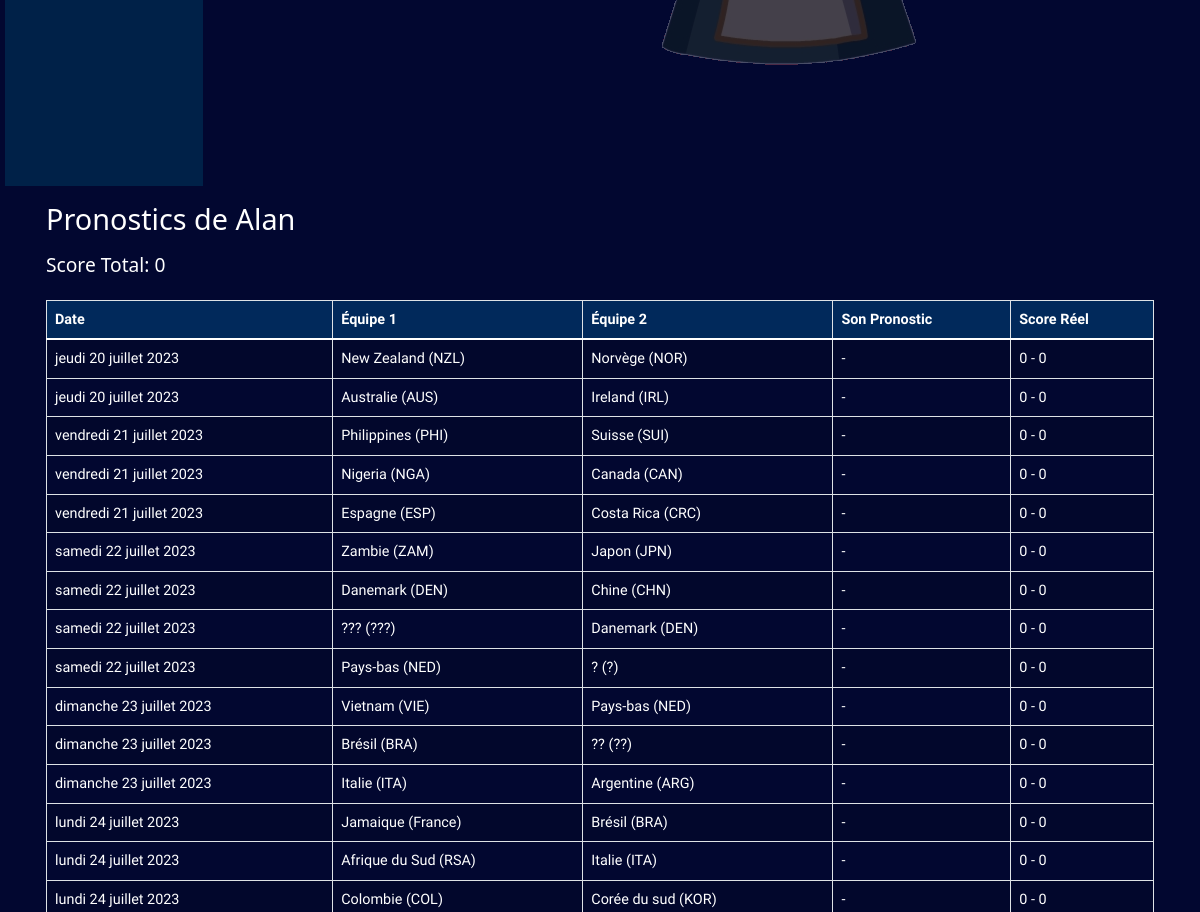
Page /template/showpronoplayer.php?ID=2 (signed in, middle part) on the earlier database version.
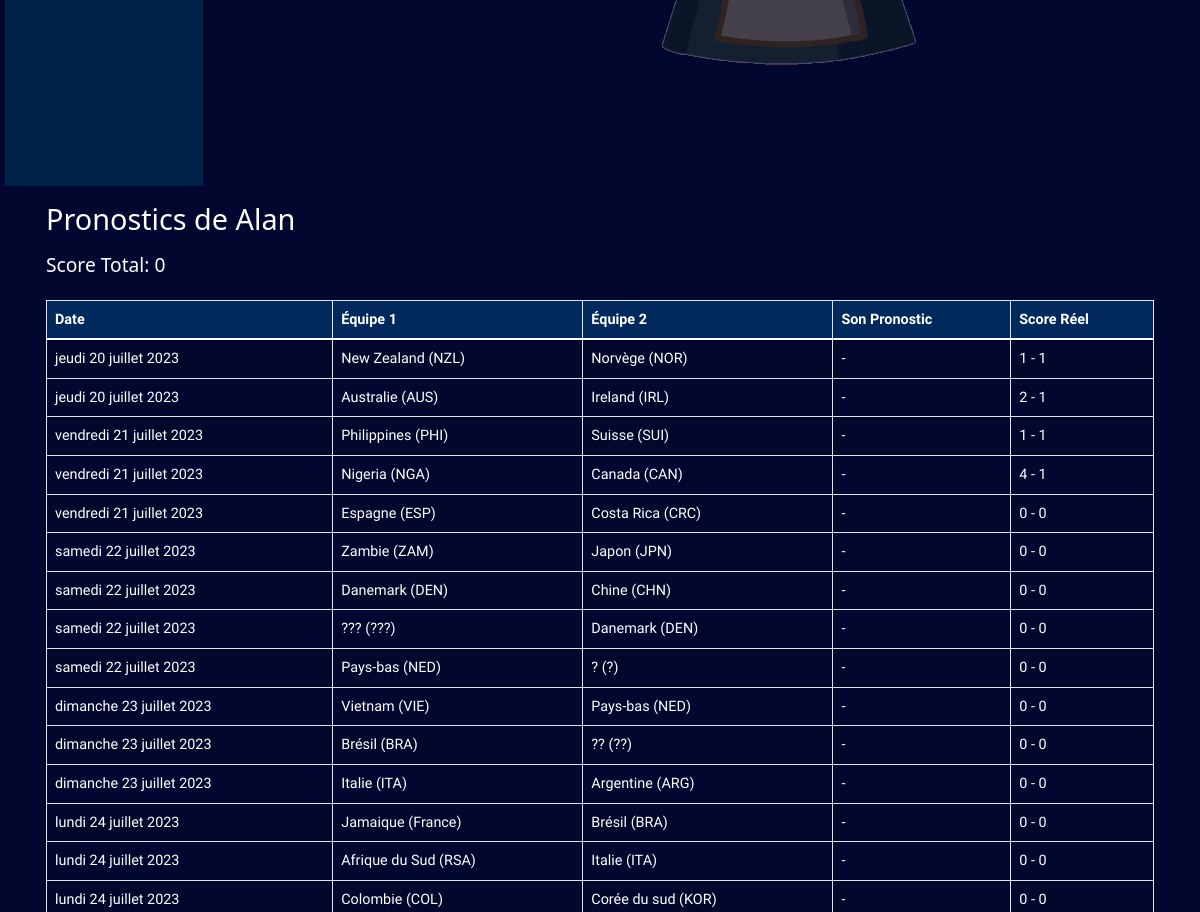
Same page on the later database version.
### tables this page shows
CREATE TABLE users(
    id INTEGER PRIMARY KEY AUTOINCREMENT NOT NULL,
    username TEXT NOT NULL UNIQUE,
    password TEXT NOT NULL ,
    email TEXT NOT NULL UNIQUE,
    score INTEGER NOT NULL DEFAULT 0,
    created_at DATETIME DEFAULT CURRENT_TIMESTAMP
, is_admin INTEGER DEFAULT 0, picture TEXT DEFAULT fixture);

CREATE TABLE matchs(
    id INTEGER PRIMARY KEY AUTOINCREMENT NOT NULL,
    team1_id INTEGER NOT NULL ,
    team2_id INTEGER NOT NULL ,    
    real_score_team1 TEXT NOT NULL DEFAULT '0',
    real_score_team2 TEXT NOT NULL DEFAULT '0',
    date DATETIME NOT NULL,
    FOREIGN KEY (team1_id) REFERENCES teams(id),
    FOREIGN KEY (team2_id) REFERENCES teams(id)    
);

### template/functions/dateToFrench.php (called while the page is built)
<?php
function DateToFrench($date, $format)  {
        $english_days = array('Monday', 'Tuesday', 'Wednesday', 'Thursday', 'Friday', 'Saturday', 'Sunday');
        $french_days = array('lundi', 'mardi', 'mercredi', 'jeudi', 'vendredi', 'samedi', 'dimanche');
        $english_months = array('January', 'February', 'March', 'April', 'May', 'June', 'July', 'August', 'September', 'October', 'November', 'December');
        $french_months = array('janvier', 'février', 'mars', 'avril', 'mai', 'juin', 'juillet', 'août', 'septembre', 'octobre', 'novembre', 'décembre');
        return str_replace($english_months, $french_months, str_replace($english_days, $french_days, date($format, strtotime($date))));
}
?>

### template/showpronoplayer.php (the view, shortened to what this page needs)
<?php
include('header.php');
include_once(dirname(__FILE__) . '/functions/DateToFrench.php');
if (isset($_SESSION['user'])) {
    include_once(dirname(__FILE__) . '/functions/lateralNavbar.php');
}
$target_user = null;
$all_matches = [];
$error_message = '';
if (!isset($_GET['ID']) || !filter_var($_GET['ID'], FILTER_VALIDATE_INT, ["options" => ["min_range" => 1]])) {
    $error_message = "ID utilisateur invalide ou manquant.";
} else {
    $target_user_id = (int)$_GET['ID'];
    $user_stmt = $db->prepare("SELECT id, username, score FROM users WHERE id = :id");
    $user_stmt->bindParam(':id', $target_user_id, PDO::PARAM_INT);
    $user_stmt->execute();
    $target_user = $user_stmt->fetch(PDO::FETCH_ASSOC);
    if (!$target_user) {
        $error_message = "Utilisateur non trouvé.";
    } else {
        $matches_stmt = $db->query(
            "SELECT m.id AS match_id, m.date AS match_date, m.real_score_team1, m.real_score_team2,
                    t1.name AS team1_name, t1.code AS team1_code,
                    t2.name AS team2_name, t2.code AS team2_code
             FROM matchs m
             JOIN teams t1 ON m.team1_id = t1.id
             JOIN teams t2 ON m.team2_id = t2.id
             ORDER BY m.date ASC"
        );
        $all_matches = $matches_stmt->fetchAll(PDO::FETCH_ASSOC);
    }
}
?>
<div class="container-md p-3 showpronoplayer-page-container">
    <?php if (!empty($error_message)): ?>
        <div class="alert alert-danger" role="alert">
            <?php echo htmlspecialchars($error_message); ?>
        </div>
    <?php elseif ($target_user): ?>
        <h1 class="mb-3 text-white">Pronostics de <?php echo htmlspecialchars($target_user['username']); ?></h1>
        <h4 class="mb-4 text-white">Score Total: <?php echo htmlspecialchars($target_user['score']); ?></h4>
        <div class="table-responsive">
            <table class="table table-striped table-hover table-bordered text-white fontsaira">
                <thead class="thead-dark">
                    <tr>
                        <th scope="col">Date</th>
                        <th scope="col">Équipe 1</th>
                        <th scope="col">Équipe 2</th>
                        <th scope="col">Son Pronostic</th>
                        <th scope="col">Score Réel</th>
                    </tr>
                </thead>
                <tbody>
                    <?php if (empty($all_matches)): ?>
                        <tr>
                            <td colspan="5" class="text-center">Aucun match trouvé.</td>
                        </tr>
                    <?php else: ?>
                        <?php foreach ($all_matches as $match): ?>
                            <?php
                                $prediction_display = "-";
                                $real_score_display = "-";
                                if (isset($match['real_score_team1']) && isset($match['real_score_team2'])) {
                                    $real_score_display = htmlspecialchars($match['real_score_team1']) . " - " . htmlspecialchars($match['real_score_team2']);
                                }
                                $formatted_date = function_exists('dateToFrench') ? dateToFrench($match['match_date'], 'l j F Y') : htmlspecialchars($match['match_date']);
                                $row_class = '';
                            ?>
                            <tr class="<?php echo $row_class; ?>">
                                <td><?php echo $formatted_date; ?></td>
                                <td><?php echo htmlspecialchars($match['team1_name']); ?> (<?php echo htmlspecialchars($match['team1_code']); ?>)</td>
                                <td><?php echo htmlspecialchars($match['team2_name']); ?> (<?php echo htmlspecialchars($match['team2_code']); ?>)</td>
                                <td><?php echo $prediction_display; ?></td>
                                <td><?php echo $real_score_display; ?></td>
                            </tr>
                        <?php endforeach; ?>
                    <?php endif; ?>
                </tbody>
            </table>
        </div>
             </div>
    <?php endif; ?>

### template/header.php (shortened to what this page needs)
<!DOCTYPE html>
<html lang="fr">
<head>
     <link rel="stylesheet" href="https://cdn.jsdelivr.net/npm/charts.css/dist/charts.min.css">
    <link href="../assets/css/chartcss.css" rel="stylesheet">
    <link href="https://cdn.jsdelivr.net/npm/bootstrap@5.1.3/dist/css/bootstrap.min.css" rel="stylesheet">
    <link href="../assets/css/style.css" rel="stylesheet">
    <link rel="stylesheet" href="https://cdn.jsdelivr.net/npm/bootstrap-icons@1.8.1/font/bootstrap-icons.css">
    <link href="http://fonts.cdnfonts.com/css/bruno-ace" rel="stylesheet">
</head>
<body>

### template/functions/lateralNavbar.php (shortened to what this page needs)
<div class="lateralnav col-auto col-sm-3 col-md-3 col-lg-2 px-sm-2 vh-100 overflow-auto sticky-top lateral-navbar-column">
            <p class="currentDate fontsaira fw-bold text-center m-auto "><?php print_r($now); ?></p1>
</div>

### assets/css/chartcss.css (style rules this page uses)
body { background-color: rgb(3, 3, 18); }
tr { width: 1rem; }

### assets/css/style.css (style rules this page uses)
:root { --navbar-width-xs: 70px; --navbar-width-sm: 25%; --navbar-width-md: 25%; --navbar-width-lg: 16.66666667%; --navbar-width-current: var(--navbar-width-xs); }
* { margin: 0; padding: 0 ; }
body { width: 100%; background: #020730; padding:5px; background-image: url("/assets/img/feminine-world-cup-trophy.png"); background-repeat: no-repeat; background-position: 70% top; }
.lateralnav { background-color: #002148; color:rgba(123, 180, 246, 1); }
th { color: #e6e4e4; font-size: 20px; }
tr { color:#7bb4f6; background-color: rgba(0, 33, 72, 1); }
tr:nth-child(odd) { background-color: rgb(1, 41, 91); }
.fontsaira { font-family: 'Saira', sans-serif; }
.table-striped.text-white tbody tr td, .table-striped.text-white tbody tr th { color: #ffffff; }
.table.text-white tbody td, .table.text-white tbody th, .table.text-white thead th, .table.text-white tfoot td, .table.text-white tfoot th { color: #ffffff; }
.table-striped.text-white tbody tr:nth-of-type(odd) { background-color: rgba(0, 0, 0, 0.05); }
.table-striped.text-white tbody tr:nth-of-type(even) { background-color: transparent; }
.showpronoplayer-page-container h1 { font-size: 1.8rem; margin-bottom: 0.75rem; }
.showpronoplayer-page-container h4 { font-size: 1.2rem; margin-bottom: 1.5rem; }
.showpronoplayer-page-container .table td, .showpronoplayer-page-container .table th { font-size: 0.9rem; }
.lateralnav { background-color: #002148; color: rgba(123, 180, 246, 1); z-index: 1025; height: calc(100vh - 60px); */ }
.lateral-navbar-column { flex-shrink: 0; width: var(--navbar-width-current); flex-basis: var(--navbar-width-current); }
@media (min-width: 576px) { :root { --navbar-width-current: var(--navbar-width-sm); } }
@media (min-width: 768px) { :root { --navbar-width-current: var(--navbar-width-md); } }
@media (min-width: 992px) { :root { --navbar-width-current: var(--navbar-width-lg); } }

Differences in the rows shown:
changed matchs (number 1 of 15 on the later page): real_score_display "0 - 0" → "1 - 1"
changed matchs (number 2 of 15 on the later page): real_score_display "0 - 0" → "2 - 1"
changed matchs (number 3 of 15 on the later page): real_score_display "0 - 0" → "1 - 1"
changed matchs (number 4 of 15 on the later page): real_score_display "0 - 0" → "4 - 1"
